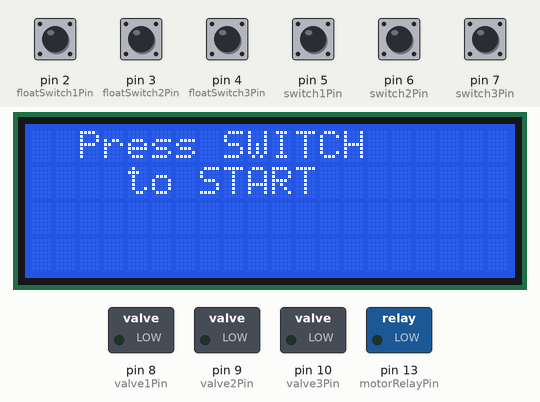
This sketch was run on a simulated Arduino Uno, built with avr-gcc and run on an emulated ATmega328P. Parts: 20×4 character LCD, switched loads named in the sketch (green lamp = pin HIGH). The inputs (shaded band) are chosen by the test bench; at power-on: pin 2 (floatSwitch1Pin), pin 3 (floatSwitch2Pin), pin 4 (floatSwitch3Pin), pin 5 (switch1Pin), pin 6 (switch2Pin), pin 7 (switch3Pin) HIGH. What the sketch prints to the serial monitor is not drawn.

Above: at 1.2 s.
1.3 s: pin 5 (switch1Pin) pulled LOW for 1 s
At 3.0 s:
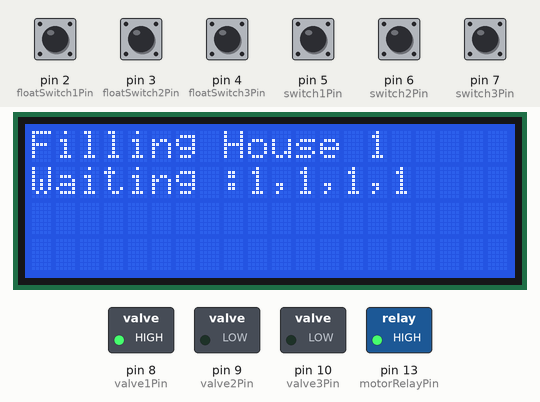
3.8 s: pin 2 (floatSwitch1Pin) pulled LOW for 0.15 s
At 4.7 s:
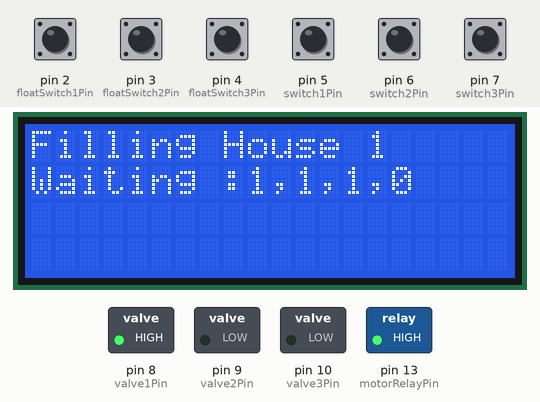
5.5 s: pin 6 (switch2Pin) pulled LOW for 0.15 s
7.2 s: pin 7 (switch3Pin) pulled LOW for 0.15 s
10.3 s: pin 2 (floatSwitch1Pin) pulled LOW for 1 s
At 11.5 s:
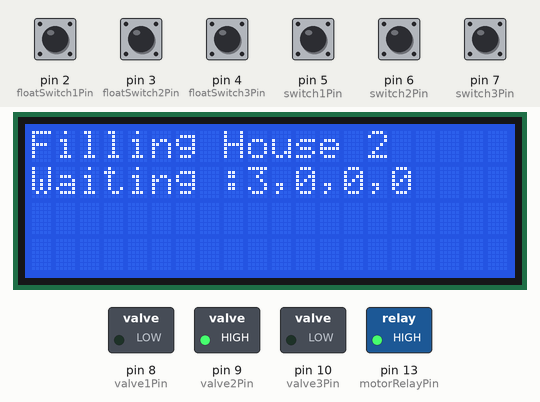
12.8 s: pin 3 (floatSwitch2Pin) pulled LOW for 0.15 s
At 13.4 s:
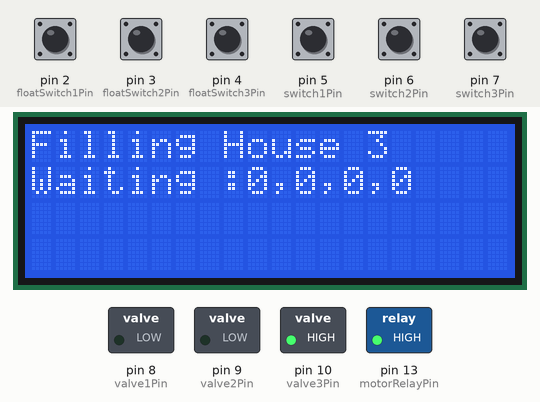
Timing chart, 0 to 15.5 s (numbered marks = the images above; inputs shaded):
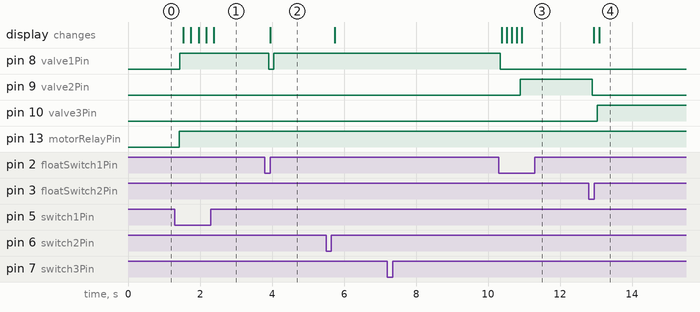

The sketch:

omated-Water-Tank-Controller-for-Rental-Houses-Using-Arduino.ino
```cpp
#include <LiquidCrystal_I2C.h>
//16*2 LCD I2C Display Header file

#define I2C_ADDR    0x27
#define LCD_COLUMNS 20
#define LCD_LINES   4

// Pin Definitions
const int motorRelayPin = 13;    // Motor relay output
const int valve1Pin = 8;         // Valve 1 (solenoid for Tank 1)
const int valve2Pin = 9;         // Valve 2 (solenoid for Tank 2)
const int valve3Pin = 10;        // Valve 3 (solenoid for Tank 3)

const int switch1Pin = 5;        // Switch 1 (User 1 for Tank 1)
const int switch2Pin = 6;        // Switch 2 (User 2 for Tank 2)
const int switch3Pin = 7;        // Switch 3 (User 3 for Tank 3)

const int floatSwitch1Pin = 2;   // Float switch 1 (Tank 1 full)
const int floatSwitch2Pin = 3;   // Float switch 2 (Tank 2 full)
const int floatSwitch3Pin = 4;   // Float switch 3 (Tank 3 full)

// Queue to track order of requests (0 means no request)
int requestQueue[25] = {0, 0, 0, 0, 0, 0, 0, 0, 0, 0, 0, 0, 0, 0, 0, 0, 0, 0, 0, 0, 0, 0, 0, 0, 0};  // Stores the order of requests (1 for User 1, 2 for User 2, 3 for User 3)
int currentRequestIndex = 0;      // Tracks the current request being processed
int currentTank = 0;              // Currently running task

LiquidCrystal_I2C lcd(I2C_ADDR, LCD_COLUMNS, LCD_LINES);


void setup() {
  // Initialize serial communication
  Serial.begin(9600);
  Serial.println("System initialized");

  // Initialize pins
  pinMode(motorRelayPin, OUTPUT);
  pinMode(valve1Pin, OUTPUT);
  pinMode(valve2Pin, OUTPUT);
  pinMode(valve3Pin, OUTPUT);

  pinMode(switch1Pin, INPUT_PULLUP);
  pinMode(switch2Pin, INPUT_PULLUP);
  pinMode(switch3Pin, INPUT_PULLUP);

  pinMode(floatSwitch1Pin, INPUT_PULLUP);
  pinMode(floatSwitch2Pin, INPUT_PULLUP);
  pinMode(floatSwitch3Pin, INPUT_PULLUP);

  // Ensure all outputs are OFF initially
  digitalWrite(motorRelayPin, LOW);
  digitalWrite(valve1Pin, LOW);
  digitalWrite(valve2Pin, LOW);
  digitalWrite(valve3Pin, LOW);

  Serial.println("Motor and valves initialized to OFF state");

  // Initialize the lcd
  lcd.init();
  // Turn on the Backlight
  lcd.backlight();


}

void loop() {
  // Read switch states (active low)
  bool switch1Pressed = !digitalRead(switch1Pin);
  bool switch2Pressed = !digitalRead(switch2Pin);
  bool switch3Pressed = !digitalRead(switch3Pin);

  // Read float switch states (active low)
  bool floatSwitch1Active = !digitalRead(floatSwitch1Pin); // Tank 1 full
  bool floatSwitch2Active = !digitalRead(floatSwitch2Pin); // Tank 2 full
  bool floatSwitch3Active = !digitalRead(floatSwitch3Pin); // Tank 3 full

  // Enqueue requests based on switch presses
  if (switch1Pressed) {
    enqueueRequest(1);
    Serial.println("User 1 requested to fill Tank 1");
  }
  if (switch2Pressed) {
    enqueueRequest(2);
    Serial.println("User 2 requested to fill Tank 2");
  }
  if (switch3Pressed) {
    enqueueRequest(3);
    Serial.println("User 3 requested to fill Tank 3");
  }

  // Process the request queue
  if (currentRequestIndex < 25 && requestQueue[currentRequestIndex] != 0) {
    currentTank = requestQueue[currentRequestIndex];

    if (currentTank == 1 && !floatSwitch1Active) {
      startFilling(1);  // Fill Tank 1
      Serial.println("Filling Tank 1...");
    }
    if (currentTank == 1 && floatSwitch1Active) {
        completeRequest(1);  // Stop filling when Tank 1 is full
        Serial.println("Tank 1 is full, stopping...");
    }
    if (currentTank == 2 && !floatSwitch2Active) {
      startFilling(2);  // Fill Tank 2
      Serial.println("Filling Tank 2...");
    }
    if (currentTank == 2 && floatSwitch2Active) {
        completeRequest(2);  // Stop filling when Tank 2 is full
        Serial.println("Tank 2 is full, stopping...");
    }
    if (currentTank == 3 && !floatSwitch3Active) {
      startFilling(3);  // Fill Tank 3
      Serial.println("Filling Tank 3...");
    }
    if (currentTank == 3 && floatSwitch3Active) {
        completeRequest(3);  // Stop filling when Tank 3 is full
        Serial.println("Tank 3 is full, stopping...");
    }
  }

  showTextUsingLCD();

  delay(100);
}

// Function to add a request to the queue
void enqueueRequest(int user) {
  for (int i = 0; i < 25; i++) {
    if (requestQueue[i] == 0) {
      requestQueue[i] = user;  // Add the user request to the next available slot
      Serial.print("Request for Tank ");
      Serial.print(user);
      Serial.println(" added to queue");
      break;
    }
  }
}

// Function to start filling a specific tank
void startFilling(int tank) {
  digitalWrite(motorRelayPin, HIGH); // Turn on motor
  Serial.println("Motor turned ON");

  if (tank == 1) {
    digitalWrite(valve1Pin, HIGH);   // Open valve 1
    digitalWrite(valve2Pin, LOW);    // Ensure other valves are closed
    digitalWrite(valve3Pin, LOW);
    Serial.println("Valve 1 opened, others closed");
  } else if (tank == 2) {
    digitalWrite(valve2Pin, HIGH);   // Open valve 2
    digitalWrite(valve1Pin, LOW);    // Ensure other valves are closed
    digitalWrite(valve3Pin, LOW);
    Serial.println("Valve 2 opened, others closed");
  } else if (tank == 3) {
    digitalWrite(valve3Pin, HIGH);   // Open valve 3
    digitalWrite(valve1Pin, LOW);    // Ensure other valves are closed
    digitalWrite(valve2Pin, LOW);
    Serial.println("Valve 3 opened, others closed");
  }
}

// Function to stop filling a specific tank and dequeue the request
void completeRequest(int tank) {
  // Close the corresponding valve
  if (tank == 1) digitalWrite(valve1Pin, LOW);
  if (tank == 2) digitalWrite(valve2Pin, LOW);
  if (tank == 3) digitalWrite(valve3Pin, LOW);

  Serial.print("Valve ");
  Serial.print(tank);
  Serial.println(" closed");

  // Move to the next request in the queue
  currentRequestIndex++;

  // If there are no more requests, turn off the motor
  if (currentRequestIndex >= 25 || requestQueue[currentRequestIndex] == 0) {
    digitalWrite(motorRelayPin, LOW);  // Turn off motor
    Serial.println("No more requests, motor turned OFF");
    currentRequestIndex = 0;           // Reset to start of queue
    resetQueue();                      // Clear the queue
  }
}

// Function to reset the request queue
void resetQueue() {
  for (int i = 0; i < 25; i++) {
    requestQueue[i] = 0;  // Clear all requests
  }
  Serial.println("Request queue reset");
}

void showTextUsingLCD() {
  // Clear the display buffer
    lcd.clear();
    if(currentRequestIndex == 0 && requestQueue[0] == 0){
      lcd.setCursor(2, 0);
      lcd.print("Press SWITCH");
      lcd.setCursor(4,1);
      lcd.print("to START");
    }else{
      lcd.setCursor(0, 0);
      lcd.print("Filling House ");
      lcd.setCursor(14, 0);
      lcd.print(currentTank);
      lcd.setCursor(0,1);
      lcd.print("Waiting :");
      lcd.setCursor(9,1);
      lcd.print(requestQueue[currentRequestIndex+1]);
      lcd.setCursor(10,1);
      lcd.print(",");
      lcd.setCursor(11,1);
      lcd.print(requestQueue[currentRequestIndex+2]);
      lcd.setCursor(12,1);
      lcd.print(",");
      lcd.setCursor(13,1);
      lcd.print(requestQueue[currentRequestIndex+3]);
      lcd.setCursor(14,1);
      lcd.print(",");
      lcd.setCursor(15,1);
      lcd.print(requestQueue[currentRequestIndex+4]);
    }
}
```

Measured:
- after the input at 1.3 s, pin 8 (valve1Pin): LOW → HIGH after 0.14 s; pin 13 (motorRelayPin): LOW → HIGH after 0.12 s; the display: first changes after 0.23 s (image 1 shows a later state)
- after the input at 3.8 s, pin 8 (valve1Pin): HIGH → LOW after 0.11 s, → HIGH 0.14 s later; the display: changes after 0.16 s (image 2)
- after the input at 7.2 s, every drawn part: stays the same
- after the input at 10.3 s, pin 8 (valve1Pin): HIGH → LOW at once; pin 9 (valve2Pin): LOW → HIGH after 0.60 s; the display: first changes after 0.08 s (image 3 shows a later state)
- after the input at 12.8 s, pin 9 (valve2Pin): HIGH → LOW after 0.10 s; pin 10 (valve3Pin): LOW → HIGH after 0.24 s; the display: first changes after 0.14 s (image 4 shows a later state)
